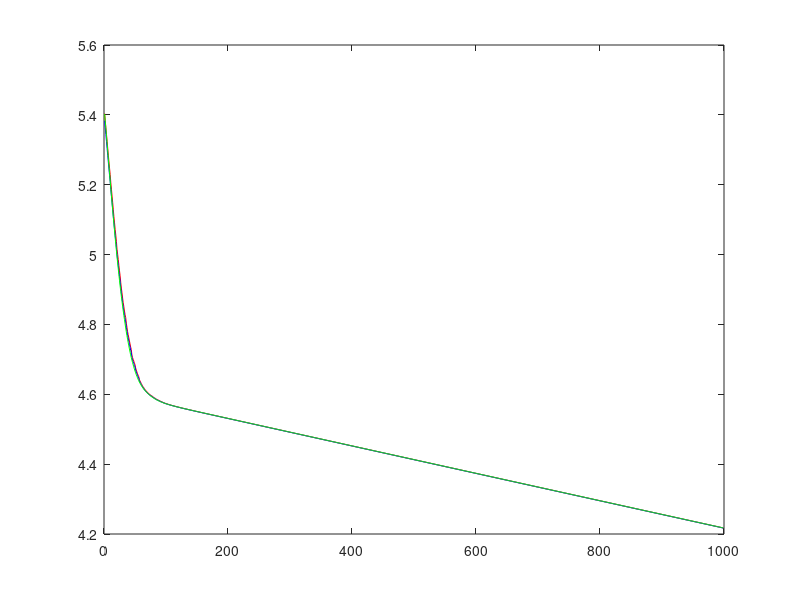

The MATLAB script that drew this image:
%SAG with quadratic f

m = 100; %component functions
n = 20; %dimension

%create random component functions
H = zeros(n,n,m);
q = zeros(n,m);
barH = zeros(n);
for i=1:m
    h = rand(n);
    H(:,:,i) = i*h'*h;
    q(:,i) = rand(n,1);
    barH = barH + H(:,:,i);
end
barq = sum(q,2)/m;
barH = barH/m;

L = norm(barH);
mu = min(eig(barH));

x_true = barH\barq;

%var_g_x_true = 0;
%for i=1:m
%    var_g_x_true = var_g_x_true+(H(:,:,i)*x_true-q(:,i))'*(H(:,:,i)*x_true-q(:,i));
%end
%var_g_x_true = var_g_x_true/m;

x = m*rand(n,1); %initial point

y = zeros(n,m); %storage of gradient evaluations
for i=1:m
    y(:,i) = H(:,:,i)*x - q(:,i);
end

maxiter = 1000;
e = zeros(maxiter,1);
dx = zeros(maxiter,1);
nv = zeros(maxiter,1);
Mv = zeros(maxiter,1);
f = zeros(maxiter,1);

eta = 0.1;
%alpha = eta / L;
alpha = 0.25* eta / L;

x = x - alpha*sum(y,2)/m;

for k=1:maxiter-1
    
    %update y
    %selected = 0;
    %while(selected<eta*m)
    for i=1:m
        if(rand<eta)
            %i = randint(1,1,[1,m]);
            y(:,i) = H(:,:,i)*x - q(:,i);
            %selected = selected+1;
        end
    end
    
    x = x - alpha*sum(y,2)/m;
            
    %update errors
    e(k) = norm(sum(y,2)/m-(barH*x-barq));
    dx(k) = norm(x - x_true);
        
    M = [(1-eta)*(eye(n)+alpha*barH) , (1-eta)*alpha*barH*barH/L;  
                 -alpha*eye(n)*L         ,    eye(n)-alpha*barH];

    v = [(sum(y,2)/m-(barH*x-barq))/L;(x - x_true)];
    nv(k) = norm(v);
    Mv(k) = norm(M*v);
    
    if(Mv(k)>nv(k))
        disp('Increase in v!');
    end
    
    %f(k)=0;
    %for i=1:m
    %    f(k)=f(k)+1/2*x'*H(:,:,i)*x - x'*q(:,i);
    %end
    %f(k) = f(k)/m;   
    
    fprintf('iter:%d, norm(Mv):%f, norm(v):%f, dx:%f, e:%f\n',k,Mv(k),nv(k),dx(k),e(k));
        
end
%norm(sqrt(M'*M))
plot(log(nv),'r'); hold all
plot(log(Mv),'b');
%plot(log(f),'k');
plot(log(dx),'g');